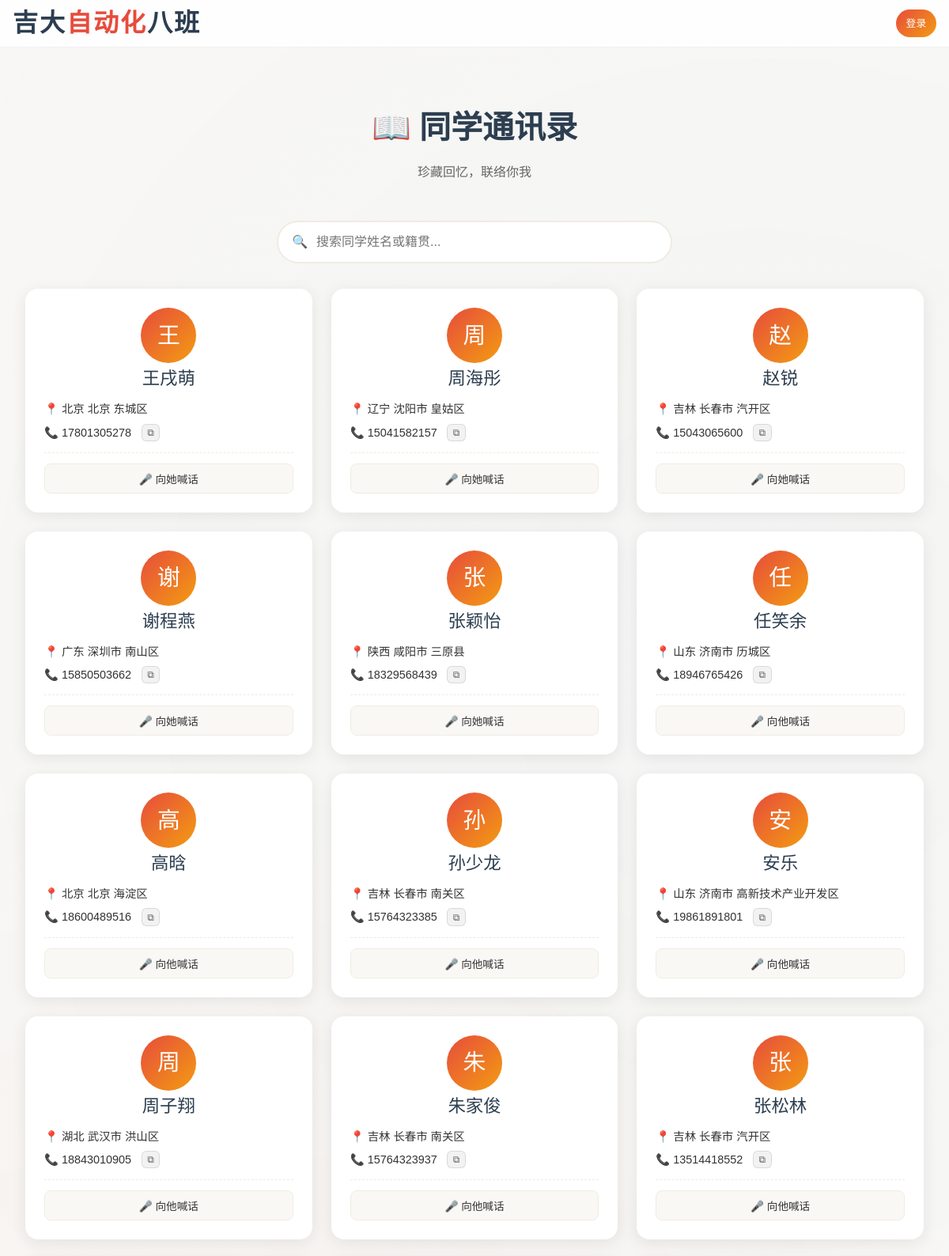
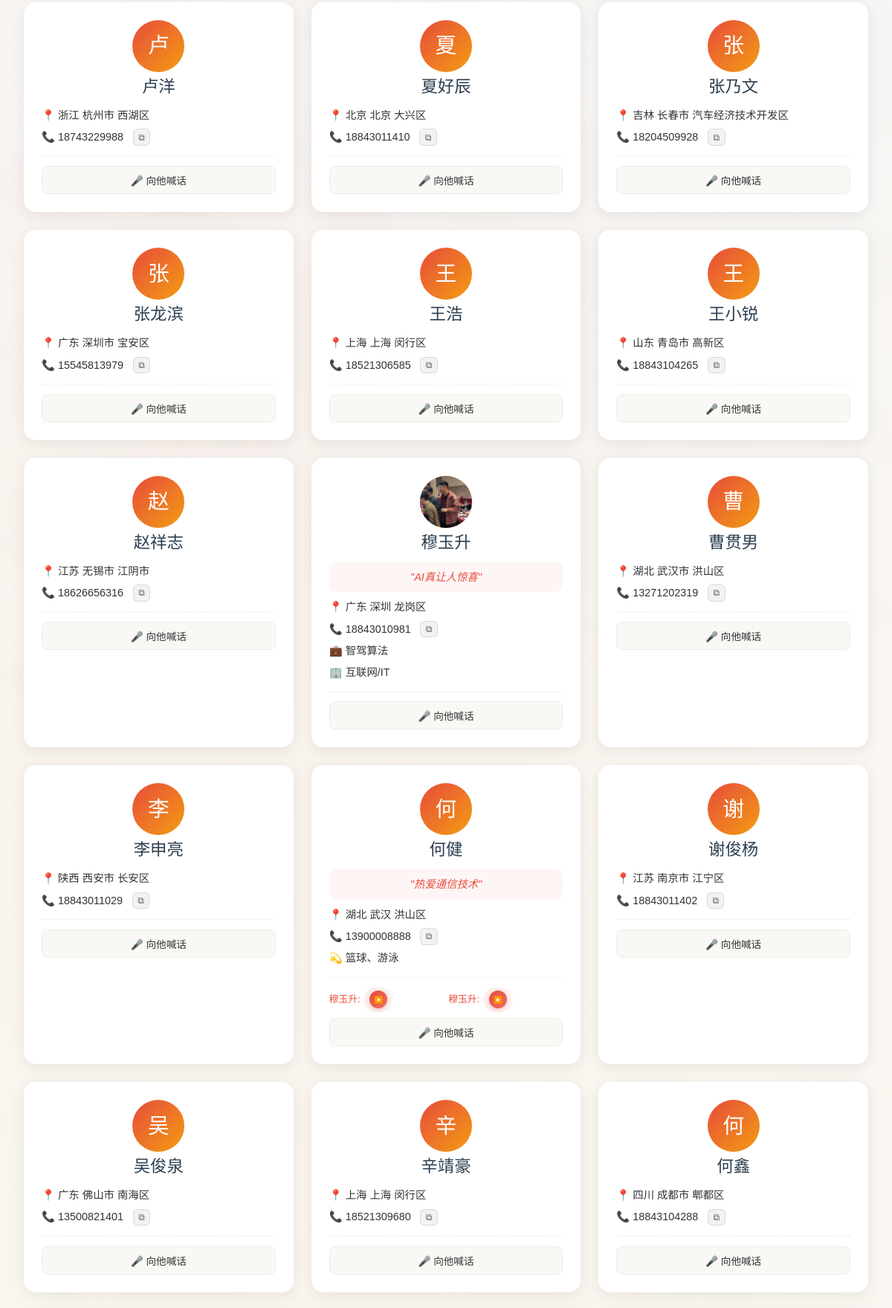
/txl (upper part), run on the app's committed database (2 pictures, top to bottom).
### tables this page shows
CREATE TABLE students (
            id TEXT PRIMARY KEY,
            name TEXT NOT NULL,
            hometown TEXT,
            hometown_name TEXT,
            city TEXT,
            district TEXT,
            phone TEXT,
            note TEXT,
            custom_intro TEXT,
            hobby TEXT,
            dream TEXT,
            avatar TEXT,
            industry TEXT,
            company TEXT,
            weibo TEXT,
            xiaohongshu TEXT,
            douyin TEXT,
            wechat TEXT,
            qq TEXT,
            email TEXT,
            work TEXT,
            position TEXT,
            birthday TEXT,
            github TEXT,
            coords TEXT
        , gps_coords TEXT, gender TEXT, login_password TEXT, no_password_prompt INTEGER DEFAULT 0, super_admin INTEGER DEFAULT 0, is_admin INTEGER DEFAULT 0, wx_openid TEXT);

CREATE TABLE voice_shouts (
            id INTEGER PRIMARY KEY AUTOINCREMENT,
            from_name TEXT NOT NULL,
            to_name TEXT NOT NULL,
            audio_url TEXT NOT NULL,
            time TEXT NOT NULL
        , deleted INTEGER DEFAULT 0);

### app.py (the view, shortened to what this page needs)
@app.route('/txl')
def txl():
    students = database.read_txl()
    for s in students:
        if not s.get('coords'):
            city = s.get('city', '') or s.get('hometown_name', '')
            district = s.get('district', '')
            if city:
                coords = database.get_coords_by_city(city, district)
                if coords:
                    s['coords'] = coords
    voice_shouts = database.read_voice_shouts()
    nearest_classmates = []
    return render_template('txl.html', students=students, voice_shouts=voice_shouts, nearest_classmates=nearest_classmates)

### app.py (called while the page is built)
@app.after_request
def add_no_cache_headers(response):
    response.headers['Cache-Control'] = 'no-cache, no-store, must-revalidate, max-age=0'
    response.headers['Pragma'] = 'no-cache'
    response.headers['Expires'] = '0'
    return response

### database.py (called while the page is built)
def get_db():
    if not hasattr(_thread_local, 'conn'):
        _thread_local.conn = sqlite3.connect(DB_FILE, check_same_thread=False)
        _thread_local.conn.row_factory = sqlite3.Row
    return _thread_local.conn

def read_txl():
    conn = get_db()
    cursor = conn.cursor()
    cursor.execute('SELECT * FROM students')
    rows = cursor.fetchall()
    students = []
    for row in rows:
        students.append(dict(row))
    return students

def read_voice_shouts(include_deleted=False):
    conn = get_db()
    cursor = conn.cursor()
    if include_deleted:
        cursor.execute('SELECT * FROM voice_shouts ORDER BY id DESC')
    else:
        cursor.execute('SELECT * FROM voice_shouts WHERE deleted = 0 ORDER BY id DESC')
    rows = cursor.fetchall()
    shouts = []
    for row in rows:
        shouts.append(dict(row))
    return shouts

### templates/txl.html (shortened to what this page needs)
<!DOCTYPE html>
<html lang="zh-CN">
<head>
    <link rel="stylesheet" href="/static/css/style.css">
</head>
<body>
    <header class="top-header">
        <h1 class="header-title">吉大<span>自动化</span>八班</h1>
        <div id="userStatus" class="user-status"></div>
    </header>
    <main class="main-content">
        <div class="container">
            <div class="page-header">
                <h1 class="page-title">📖 同学通讯录</h1>
                <p class="page-subtitle">珍藏回忆，联络你我</p>
            </div>
            <div class="search-box">
                <input type="text" id="searchInput" placeholder="搜索同学姓名或籍贯...">
            </div>
            <div class="student-grid" id="studentGrid">
                {% for student in students %}
                <div class="student-card"
                     id="student-{{ student.name }}"
                     data-name="{{ student.name }}"
                     data-hometown="{{ student.hometown_name }}"
                     data-custom-intro="{{ student.custom_intro or '' }}"
                     data-hobby="{{ student.hobby or '' }}">
                    <div style="text-align: center;">
                        <div class="student-avatar {% if student.avatar %}avatar-has{% endif %} {% if student.avatar %}avatar-clickable{% endif %}" style="margin: 0 auto; {% if student.avatar %}cursor: pointer;{% endif %}" onclick="{% if student.avatar %}showAvatarLightbox('{{ student.avatar }}'){% endif %}">
                            {% if student.avatar %}
                            <img src="{{ student.avatar }}" alt="{{ student.name }}">
                            {% else %}
                            {{ student.name[0] }}
                            {% endif %}
                        </div>
                        <div class="student-name">{{ student.name }}</div>
                        {% if student.custom_intro %}
                        <div class="student-custom-intro">"{{ student.custom_intro }}"</div>
                        {% endif %}
                    </div>
                    <div class="student-info">
                        <span>📍 {{ student.hometown_name }} {% if student.city %}{{ student.city }}{% endif %} {% if student.district %}{{ student.district }}{% endif %}</span>
                        <span>📞 {{ student.phone if student.phone else '暂无' }} {% if student.phone %}<button type="button" class="copy-phone-btn" onclick="copyPhone('{{ student.phone }}')" title="复制号码">⧉</button>{% endif %}</span>
                        {% if student.position %}
                        <span>💼 {{ student.position }}</span>
                        {% endif %}
                        {% if student.industry %}
                        <span>🏢 {{ student.industry }}</span>
                        {% endif %}
                        {% if student.hobby %}
                        <span>💫 {{ student.hobby }}</span>
                        {% endif %}
                    </div>
                    <div class="voice-shout-section">
                        {% set voice_shouts_for_this = [] %}
                        {% if voice_shouts_for_this %}
                        <div class="voice-shout-list">
                            {% for shout in voice_shouts_for_this %}
                            <div class="voice-shout-item" data-shout-id="{{ shout.id }}" data-audio-url="{{ shout.audio_url }}" data-from="{{ shout.from_name }}">
                                <span class="voice-shout-from">{{ shout.from_name }}:</span>
                                <div class="voice-message-player small">
                                    <button class="voice-play-btn" onclick="toggleVoiceShoutPlay(this, '{{ shout.audio_url }}')">
                                        <span class="voice-play-icon">▶️</span>
                                    </button>
                                </div>
                            </div>
                            {% endfor %}
                        </div>
                        {% endif %}
                        <button type="button" class="voice-shout-btn" onclick="openVoiceShoutModal('{{ student.name }}', '{{ student.gender }}')">🎤 向{{ '她' if student.gender == '女' else '他' }}喊话</button>
                    </div>
                </div>
                {% else %}
                <div class="empty-message">暂无同学信息</div>
                {% endfor %}
            </div>
        </div>
    </main>
</body>
</html>

### data on the page
students: name "王", name "王戌萌", hometown_name "北京", city "北京", district "东城区", phone "17801305278", gender "她"
students: name "周", name "周海彤", hometown_name "辽宁", city "沈阳市", district "皇姑区", phone "15041582157", gender "她"
students: name "赵", name "赵锐", hometown_name "吉林", city "长春市", district "汽开区", phone "15043065600", gender "她"
students: name "谢", name "谢程燕", hometown_name "广东", city "深圳市", district "南山区", phone "15850503662", gender "她"
students: name "张", name "张颖怡", hometown_name "陕西", city "咸阳市", district "三原县", phone "18329568439", gender "她"
students: name "任", name "任笑余", hometown_name "山东", city "济南市", district "历城区", phone "18946765426", gender "他"
students: name "高", name "高晗", hometown_name "北京", city "北京", district "海淀区", phone "18600489516", gender "他"
students: name "孙", name "孙少龙", hometown_name "吉林", city "长春市", district "南关区", phone "15764323385", gender "他"
students: name "安", name "安乐", hometown_name "山东", city "济南市", district "高新技术产业开发区", phone "19861891801", gender "他"
students: name "周", name "周子翔", hometown_name "湖北", city "武汉市", district "洪山区", phone "18843010905", gender "他"
students: name "朱", name "朱家俊", hometown_name "吉林", city "长春市", district "南关区", phone "15764323937", gender "他"
students: name "张", name "张松林", hometown_name "吉林", city "长春市", district "汽开区", phone "13514418552", gender "他"
students: name "卢", name "卢洋", hometown_name "浙江", city "杭州市", district "西湖区", phone "18743229988", gender "他"
students: name "夏", name "夏好辰", hometown_name "北京", city "北京", district "大兴区", phone "18843011410", gender "他"
students: name "张", name "张乃文", hometown_name "吉林", city "长春市", district "汽车经济技术开发区", phone "18204509928", gender "他"
students: name "张", name "张龙滨", hometown_name "广东", city "深圳市", district "宝安区", phone "15545813979", gender "他"
students: name "王", name "王浩", hometown_name "上海", city "上海", district "闵行区", phone "18521306585", gender "他"
students: name "王", name "王小锐", hometown_name "山东", city "青岛市", district "高新区", phone "18843104265", gender "他"
students: name "赵", name "赵祥志", hometown_name "江苏", city "无锡市", district "江阴市", phone "18626656316", gender "他"
students: avatar (picture), name "穆玉升", custom_intro "AI真让人惊喜", hometown_name "广东", city "深圳", district "龙岗区", phone "18843010981", position "智驾算法", industry "互联网/IT", gender "他"
students: name "曹", name "曹贯男", hometown_name "湖北", city "武汉市", district "洪山区", phone "13271202319", gender "他"
students: name "李", name "李申亮", hometown_name "陕西", city "西安市", district "长安区", phone "18843011029", gender "他"
students: name "何", name "何健", custom_intro "热爱通信技术", hometown_name "湖北", city "武汉", district "洪山区", phone "13900008888", hobby "篮球、游泳", gender "他"
voice_shouts: from_name "穆玉升"
voice_shouts: from_name "穆玉升"
students: name "谢", name "谢俊杨", hometown_name "江苏", city "南京市", district "江宁区", phone "18843011402", gender "他"
students: name "吴", name "吴俊泉", hometown_name "广东", city "佛山市", district "南海区", phone "13500821401", gender "他"
students: name "辛", name "辛靖豪", hometown_name "上海", city "上海", district "闵行区", phone "18521309680", gender "他"
students: name "何", name "何鑫", hometown_name "四川", city "成都市", district "郫都区", phone "18843104288", gender "他"
